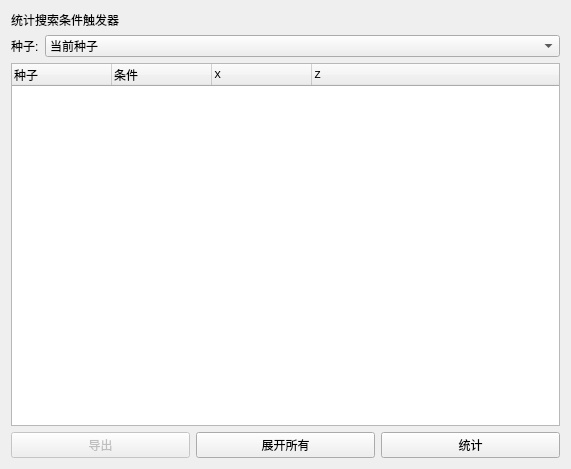
<?xml version="1.0" encoding="UTF-8"?>
<ui version="4.0">
 <class>TabTriggers</class>
 <widget class="QWidget" name="TabTriggers">
  <property name="geometry">
   <rect>
    <x>0</x>
    <y>0</y>
    <width>571</width>
    <height>469</height>
   </rect>
  </property>
  <property name="windowTitle">
   <string>Form</string>
  </property>
  <layout class="QGridLayout" name="gridLayout">
   <item row="1" column="0">
    <widget class="QLabel" name="label">
     <property name="text">
      <string>种子:</string>
     </property>
    </widget>
   </item>
   <item row="5" column="0" colspan="2">
    <widget class="QTreeWidget" name="treeWidget">
     <property name="font">
      <font>
       <family>Monospace</family>
      </font>
     </property>
     <property name="editTriggers">
      <set>QAbstractItemView::NoEditTriggers</set>
     </property>
     <property name="dragDropMode">
      <enum>QAbstractItemView::NoDragDrop</enum>
     </property>
     <property name="indentation">
      <number>12</number>
     </property>
     <property name="animated">
      <bool>true</bool>
     </property>
     <property name="expandsOnDoubleClick">
      <bool>false</bool>
     </property>
     <attribute name="headerDefaultSectionSize">
      <number>100</number>
     </attribute>
     <column>
      <property name="text">
       <string>种子</string>
      </property>
      <property name="font">
       <font>
        <family>Monospace</family>
       </font>
      </property>
     </column>
     <column>
      <property name="text">
       <string>条件</string>
      </property>
      <property name="font">
       <font>
        <family>Monospace</family>
       </font>
      </property>
     </column>
     <column>
      <property name="text">
       <string>x</string>
      </property>
      <property name="font">
       <font>
        <family>Monospace</family>
       </font>
      </property>
     </column>
     <column>
      <property name="text">
       <string>z</string>
      </property>
      <property name="font">
       <font>
        <family>Monospace</family>
       </font>
      </property>
     </column>
    </widget>
   </item>
   <item row="0" column="0" colspan="2">
    <widget class="QLabel" name="labelDescription">
     <property name="text">
      <string>统计搜索条件触发器</string>
     </property>
    </widget>
   </item>
   <item row="1" column="1">
    <widget class="QComboBox" name="comboSeedSource">
     <property name="sizePolicy">
      <sizepolicy hsizetype="MinimumExpanding" vsizetype="Fixed">
       <horstretch>0</horstretch>
       <verstretch>0</verstretch>
      </sizepolicy>
     </property>
     <item>
      <property name="text">
       <string>当前种子</string>
      </property>
     </item>
     <item>
      <property name="text">
       <string>符合条件的种子列表</string>
      </property>
     </item>
    </widget>
   </item>
   <item row="6" column="0" colspan="2">
    <layout class="QHBoxLayout" name="horizontalLayout">
     <item>
      <widget class="QPushButton" name="pushExport">
       <property name="enabled">
        <bool>false</bool>
       </property>
       <property name="text">
        <string>导出</string>
       </property>
      </widget>
     </item>
     <item>
      <widget class="QPushButton" name="pushExpand">
       <property name="text">
        <string>展开所有</string>
       </property>
      </widget>
     </item>
     <item>
      <widget class="QPushButton" name="pushStart">
       <property name="text">
        <string>统计</string>
       </property>
      </widget>
     </item>
    </layout>
   </item>
  </layout>
 </widget>
 <resources/>
 <connections/>
</ui>
